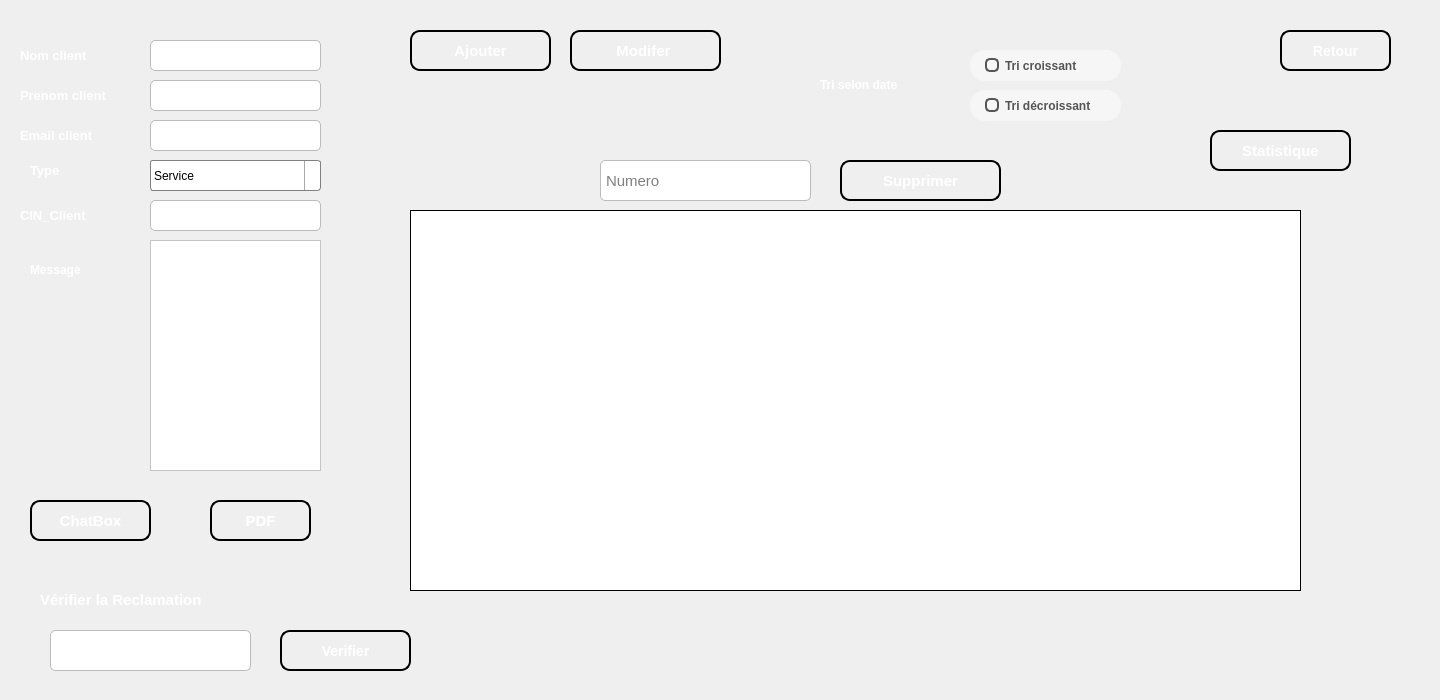
    <widget class="QWidget" name="page_6">
     <widget class="QLabel" name="label_30">
      <property name="geometry">
       <rect>
        <x>20</x>
        <y>40</y>
        <width>91</width>
        <height>31</height>
       </rect>
      </property>
      <property name="styleSheet">
       <string notr="true">background-color:rgba(0,0,0,0);
color: rgb(255, 255, 255);
border-color:rgba(0,0,0,0);</string>
      </property>
      <property name="text">
       <string>&lt;html&gt;&lt;head/&gt;&lt;body&gt;&lt;p&gt;&lt;span style=&quot; font-size:10pt; font-weight:600;&quot;&gt;Nom client&lt;/span&gt;&lt;/p&gt;&lt;/body&gt;&lt;/html&gt;</string>
      </property>
     </widget>
     <widget class="QLineEdit" name="lineEdit_email_client">
      <property name="geometry">
       <rect>
        <x>150</x>
        <y>120</y>
        <width>171</width>
        <height>31</height>
       </rect>
      </property>
      <property name="styleSheet">
       <string notr="true">QLineEdit {
    background-color: #FFFFFF;
    border: 1px solid #BBBBBB;
    border-radius: 5px;
    padding: 3px;
    font-size: 15px;
    font-family: &quot;Arial&quot;;
}

QLineEdit:focus {
    border: 2px solid #0000FF;
    background-color: #F0F0F0;
}</string>
      </property>
     </widget>
     <widget class="QLineEdit" name="lineEdit_nom_client">
      <property name="geometry">
       <rect>
        <x>150</x>
        <y>40</y>
        <width>171</width>
        <height>31</height>
       </rect>
      </property>
      <property name="styleSheet">
       <string notr="true">QLineEdit {
    background-color: #FFFFFF;
    border: 1px solid #BBBBBB;
    border-radius: 5px;
    padding: 3px;
    font-size: 15px;
    font-family: &quot;Arial&quot;;
}

QLineEdit:focus {
    border: 2px solid #0000FF;
    background-color: #F0F0F0;
}
</string>
      </property>
     </widget>
     <widget class="QPlainTextEdit" name="plainTextEdit">
      <property name="geometry">
       <rect>
        <x>150</x>
        <y>240</y>
        <width>171</width>
        <height>231</height>
       </rect>
      </property>
      <property name="styleSheet">
       <string notr="true">color: rgb(0, 0, 0);
background-color: rgb(255, 255, 255);</string>
      </property>
     </widget>
     <widget class="QLabel" name="label_32">
      <property name="geometry">
       <rect>
        <x>20</x>
        <y>80</y>
        <width>141</width>
        <height>31</height>
       </rect>
      </property>
      <property name="styleSheet">
       <string notr="true">background-color:rgba(0,0,0,0);
color: rgb(255, 255, 255);
border-color:rgba(0,0,0,0);</string>
      </property>
      <property name="text">
       <string>&lt;html&gt;&lt;head/&gt;&lt;body&gt;&lt;p&gt;&lt;span style=&quot; font-size:10pt; font-weight:600;&quot;&gt;Prenom client&lt;/span&gt;&lt;/p&gt;&lt;/body&gt;&lt;/html&gt;</string>
      </property>
     </widget>
     <widget class="QLabel" name="label_41">
      <property name="geometry">
       <rect>
        <x>20</x>
        <y>200</y>
        <width>101</width>
        <height>31</height>
       </rect>
      </property>
      <property name="styleSheet">
       <string notr="true">background-color:rgba(0,0,0,0);
color: rgb(255, 255, 255);
border-color:rgba(0,0,0,0);</string>
      </property>
      <property name="text">
       <string>&lt;html&gt;&lt;head/&gt;&lt;body&gt;&lt;p&gt;&lt;span style=&quot; font-size:10pt; font-weight:600;&quot;&gt;CIN_Client&lt;/span&gt;&lt;/p&gt;&lt;/body&gt;&lt;/html&gt;</string>
      </property>
     </widget>
     <widget class="QLabel" name="label_48">
      <property name="geometry">
       <rect>
        <x>30</x>
        <y>240</y>
        <width>81</width>
        <height>61</height>
       </rect>
      </property>
      <property name="styleSheet">
       <string notr="true">background-color:rgba(0,0,0,0);
font: 12pt &quot;MS Shell Dlg 2&quot;;
font: 75 8pt &quot;MS Shell Dlg 2&quot;;
font: 10pt &quot;MS Shell Dlg 2&quot;;
color: rgb(255, 255, 255);
border-color:rgba(0,0,0,0);</string>
      </property>
      <property name="text">
       <string>&lt;html&gt;&lt;head/&gt;&lt;body&gt;&lt;p&gt;&lt;span style=&quot; font-weight:600;&quot;&gt;Message&lt;/span&gt;&lt;/p&gt;&lt;/body&gt;&lt;/html&gt;</string>
      </property>
     </widget>
     <widget class="QLabel" name="label_31">
      <property name="geometry">
       <rect>
        <x>20</x>
        <y>120</y>
        <width>141</width>
        <height>31</height>
       </rect>
      </property>
      <property name="styleSheet">
       <string notr="true">background-color:rgba(0,0,0,0);
color: rgb(255, 255, 255);
border-color:rgba(0,0,0,0);</string>
      </property>
      <property name="text">
       <string>&lt;html&gt;&lt;head/&gt;&lt;body&gt;&lt;p&gt;&lt;span style=&quot; font-size:10pt; font-weight:600;&quot;&gt;Email client&lt;/span&gt;&lt;/p&gt;&lt;/body&gt;&lt;/html&gt;</string>
      </property>
     </widget>
     <widget class="QLineEdit" name="lineEdit_cin_client">
      <property name="geometry">
       <rect>
        <x>150</x>
        <y>200</y>
        <width>171</width>
        <height>31</height>
       </rect>
      </property>
      <property name="styleSheet">
       <string notr="true">QLineEdit {
    background-color: #FFFFFF;
    border: 1px solid #BBBBBB;
    border-radius: 5px;
    padding: 3px;
    font-size: 15px;
    font-family: &quot;Arial&quot;;
}

QLineEdit:focus {
    border: 2px solid #0000FF;
    background-color: #F0F0F0;
}</string>
      </property>
     </widget>
     <widget class="QLineEdit" name="lineEdit_prenom_client">
      <property name="geometry">
       <rect>
        <x>150</x>
        <y>80</y>
        <width>171</width>
        <height>31</height>
       </rect>
      </property>
      <property name="styleSheet">
       <string notr="true">QLineEdit {
    background-color: #FFFFFF;
    border: 1px solid #BBBBBB;
    border-radius: 5px;
    padding: 3px;
    font-size: 15px;
    font-family: &quot;Arial&quot;;
}

QLineEdit:focus {
    border: 2px solid #0000FF;
    background-color: #F0F0F0;
}</string>
      </property>
     </widget>
     <widget class="QComboBox" name="comboBox">
      <property name="geometry">
       <rect>
        <x>150</x>
        <y>160</y>
        <width>171</width>
        <height>31</height>
       </rect>
      </property>
      <property name="styleSheet">
       <string notr="true">QComboBox {
    border: 1px solid gray;
    border-radius: 3px;
    padding: 1px 18px 1px 3px;
    min-width: 6em;
}

QComboBox:editable {
    background: white;
}

QComboBox:!editable, QComboBox::drop-down:editable {
     background: qlineargradient(x1: 0, y1: 0, x2: 0, y2: 1,
                                 stop: 0 #E1E1E1, stop: 0.4 #DDDDDD,
                                 stop: 0.5 #D8D8D8, stop: 1.0 #D3D3D3);
}

/* QComboBox gets the &quot;on&quot; state when the popup is open */
QComboBox:!editable:on, QComboBox::drop-down:editable:on {
    background: qlineargradient(x1: 0, y1: 0, x2: 0, y2: 1,
                                stop: 0 #D3D3D3, stop: 0.4 #D8D8D8,
                                stop: 0.5 #DDDDDD, stop: 1.0 #E1E1E1);
}

QComboBox:on { /* shift the text when the popup opens */
    padding-top: 3px;
    padding-left: 4px;
}

QComboBox::drop-down {
    subcontrol-origin: padding;
    subcontrol-position: top right;
    width: 15px;

    border-left-width: 1px;
    border-left-color: darkgray;
    border-left-style: solid; /* just a single line */
    border-top-right-radius: 3px; /* same radius as the QComboBox */
    border-bottom-right-radius: 3px;
}

QComboBox::down-arrow {
    image: url(/usr/share/icons/crystalsvg/16x16/actions/1downarrow.png);
}

QComboBox::down-arrow:on { /* shift the arrow when popup is open */
    top: 1px;
    left: 1px;
}</string>
      </property>
      <item>
       <property name="text">
        <string>Service</string>
       </property>
      </item>
      <item>
       <property name="text">
        <string>Qualite</string>
       </property>
      </item>
      <item>
       <property name="text">
        <string>Prix</string>
       </property>
      </item>
      <item>
       <property name="text">
        <string>Autres</string>
       </property>
      </item>
     </widget>
     <widget class="QLabel" name="label_35">
      <property name="geometry">
       <rect>
        <x>30</x>
        <y>150</y>
        <width>51</width>
        <height>41</height>
       </rect>
      </property>
      <property name="styleSheet">
       <string notr="true">background-color:rgba(0,0,0,0);
color: rgb(255, 255, 255);
border-color:rgba(0,0,0,0);</string>
      </property>
      <property name="text">
       <string>&lt;html&gt;&lt;head/&gt;&lt;body&gt;&lt;p&gt;&lt;span style=&quot; font-size:10pt; font-weight:600;&quot;&gt;Type&lt;/span&gt;&lt;/p&gt;&lt;/body&gt;&lt;/html&gt;</string>
      </property>
     </widget>
     <widget class="QPushButton" name="boutton_supprimer_reclamation">
      <property name="geometry">
       <rect>
        <x>840</x>
        <y>160</y>
        <width>161</width>
        <height>41</height>
       </rect>
      </property>
      <property name="styleSheet">
       <string notr="true">QPushButton {
    background: qlineargradient(x1: 0, y1: 0, x2: 0, y2: 1,
                                stop: 0 #1c3087, stop: 1 #1c3087);
    border: 2px solid #000000;
    border-radius: 10px;
    padding: 10px;
    color: white;
    font-size: 15px;
    font-weight: bold;
    text-align: center;
}

QPushButton:hover {
    background: qlineargradient(x1: 0, y1: 0, x2: 0, y2: 1,
                                stop: 0 #bd9a06, stop: 1 #deb60d);
    cursor: pointer;
    box-shadow: 0px 0px 5px #004040;
}

QPushButton:pressed {
    background: qlineargradient(x1: 0, y1: 0, x2: 0, y2: 1,
                                stop: 0 #004080, stop: 1 #002040);
}</string>
      </property>
      <property name="text">
       <string>Supprimer</string>
      </property>
      <property name="icon">
       <iconset>
        <normaloff>../image QT/6467134.png</normaloff>../image QT/6467134.png</iconset>
      </property>
      <property name="iconSize">
       <size>
        <width>30</width>
        <height>25</height>
       </size>
      </property>
     </widget>
     <widget class="QPushButton" name="boutton_chatbox">
      <property name="geometry">
       <rect>
        <x>30</x>
        <y>500</y>
        <width>121</width>
        <height>41</height>
       </rect>
      </property>
      <property name="styleSheet">
       <string notr="true">QPushButton {
    background: qlineargradient(x1: 0, y1: 0, x2: 0, y2: 1,
                                stop: 0 #1c3087, stop: 1 #1c3087);
    border: 2px solid #000000;
    border-radius: 10px;
    padding: 10px;
    color: white;
    font-size: 15px;
    font-weight: bold;
    text-align: center;
}

QPushButton:hover {
    background: qlineargradient(x1: 0, y1: 0, x2: 0, y2: 1,
                                stop: 0 #bd9a06, stop: 1 #deb60d);
    cursor: pointer;
    box-shadow: 0px 0px 5px #004040;
}

QPushButton:pressed {
    background: qlineargradient(x1: 0, y1: 0, x2: 0, y2: 1,
                                stop: 0 #004080, stop: 1 #002040);
}</string>
      </property>
      <property name="text">
       <string>ChatBox</string>
      </property>
      <property name="icon">
       <iconset>
        <normaloff>../image QT/2899298.png</normaloff>../image QT/2899298.png</iconset>
      </property>
      <property name="iconSize">
       <size>
        <width>30</width>
        <height>25</height>
       </size>
      </property>
     </widget>
     <widget class="QTableView" name="tableView_reclamation">
      <property name="geometry">
       <rect>
        <x>410</x>
        <y>210</y>
        <width>891</width>
        <height>381</height>
       </rect>
      </property>
      <property name="styleSheet">
       <string notr="true">QTableView {
    background-color: white;
    border: 1px solid black;
    font-size: 14px;
    selection-background-color: blue; /* set selection background color to blue */
}

QHeaderView::section {
    background-color: white;
    color: black;
    font-weight: bold;
    padding: 5px;
    text-align: left;
    height: 40px;
}

QTableView::item {
    border-bottom: 1px solid black;
    padding: 5px;
}</string>
      </property>
     </widget>
     <widget class="QRadioButton" name="radioButton_tri_croissant_reclamation">
      <property name="geometry">
       <rect>
        <x>970</x>
        <y>50</y>
        <width>161</width>
        <height>41</height>
       </rect>
      </property>
      <property name="styleSheet">
       <string notr="true">QRadioButton {
  border: none;
  color: #555555;
  font-weight: bold;
  padding: 6px 15px;
  border-radius: 15px;
  background-color: #f6f6f6;
  margin-right: 10px;
  margin-bottom: 10px;
}

QRadioButton::indicator {
  width: 10px;
  height: 10px;
  border: 2px solid #555555;
  border-radius: 5px;
  background-color: #f6f6f6;
}

QRadioButton::indicator:checked {
  background-color: #555555;
}</string>
      </property>
      <property name="text">
       <string>Tri croissant</string>
      </property>
     </widget>
     <widget class="QRadioButton" name="radioButton_tri_decroissant_reclamation">
      <property name="geometry">
       <rect>
        <x>970</x>
        <y>90</y>
        <width>161</width>
        <height>41</height>
       </rect>
      </property>
      <property name="styleSheet">
       <string notr="true">QRadioButton {
  border: none;
  color: #555555;
  font-weight: bold;
  padding: 6px 15px;
  border-radius: 15px;
  background-color: #f6f6f6;
  margin-right: 10px;
  margin-bottom: 10px;
}

QRadioButton::indicator {
  width: 10px;
  height: 10px;
  border: 2px solid #555555;
  border-radius: 5px;
  background-color: #f6f6f6;
}

QRadioButton::indicator:checked {
  background-color: #555555;
}</string>
      </property>
      <property name="text">
       <string>Tri décroissant</string>
      </property>
     </widget>
     <widget class="QPushButton" name="pushButton_28">
      <property name="geometry">
       <rect>
        <x>1210</x>
        <y>130</y>
        <width>141</width>
        <height>41</height>
       </rect>
      </property>
      <property name="styleSheet">
       <string notr="true">QPushButton {
    background: qlineargradient(x1: 0, y1: 0, x2: 0, y2: 1,
                                stop: 0 #1c3087, stop: 1 #1c3087);
    border: 2px solid #000000;
    border-radius: 10px;
    padding: 10px;
    color: white;
    font-size: 15px;
    font-weight: bold;
    text-align: center;
}

QPushButton:hover {
    background: qlineargradient(x1: 0, y1: 0, x2: 0, y2: 1,
                                stop: 0 #bd9a06, stop: 1 #deb60d);
    cursor: pointer;
    box-shadow: 0px 0px 5px #004040;
}

QPushButton:pressed {
    background: qlineargradient(x1: 0, y1: 0, x2: 0, y2: 1,
                                stop: 0 #004080, stop: 1 #002040);
}</string>
      </property>
      <property name="text">
       <string>Statistique</string>
      </property>
      <property name="icon">
       <iconset>
        <normaloff>../image QT/4252963.png</normaloff>../image QT/4252963.png</iconset>
      </property>
      <property name="iconSize">
       <size>
        <width>30</width>
        <height>25</height>
       </size>
      </property>
     </widget>
     <widget class="QPushButton" name="boutton_retour_reclamation">
      <property name="geometry">
       <rect>
        <x>1280</x>
        <y>30</y>
        <width>111</width>
        <height>41</height>
       </rect>
      </property>
      <property name="styleSheet">
       <string notr="true">QPushButton {
    background: qlineargradient(x1: 0, y1: 0, x2: 0, y2: 1,
                                stop: 0 #04c8d6, stop: 1 #04c8d6);
    border: 2px solid #000000;
    border-radius: 10px;
    padding: 10px;
	
	
    color: white;
    font-size: 14px;
    font-weight: bold;
    text-align: center;
}

QPushButton:hover {
    background: qlineargradient(x1: 0, y1: 0, x2: 0, y2: 1,
                                stop: 0 #50faf7, stop: 1 #50faf7);
    cursor: pointer;
    box-shadow: 0px 0px 5px #004040;
}

QPushButton:pressed {
    background: qlineargradient(x1: 0, y1: 0, x2: 0, y2: 1,
                                stop: 0 #004080, stop: 1 #002040);
}</string>
      </property>
      <property name="text">
       <string>Retour</string>
      </property>
      <property name="icon">
       <iconset>
        <normaloff>../image QT/122637.png</normaloff>../image QT/122637.png</iconset>
      </property>
      <property name="iconSize">
       <size>
        <width>30</width>
        <height>25</height>
       </size>
      </property>
     </widget>
     <widget class="QPushButton" name="pushButton_27">
      <property name="geometry">
       <rect>
        <x>210</x>
        <y>500</y>
        <width>101</width>
        <height>41</height>
       </rect>
      </property>
      <property name="styleSheet">
       <string notr="true">QPushButton {
    background: qlineargradient(x1: 0, y1: 0, x2: 0, y2: 1,
                                stop: 0 #1c3087, stop: 1 #1c3087);
    border: 2px solid #000000;
    border-radius: 10px;
    padding: 10px;
    color: white;
    font-size: 15px;
    font-weight: bold;
    text-align: center;
}

QPushButton:hover {
    background: qlineargradient(x1: 0, y1: 0, x2: 0, y2: 1,
                                stop: 0 #bd9a06, stop: 1 #deb60d);
    cursor: pointer;
    box-shadow: 0px 0px 5px #004040;
}

QPushButton:pressed {
    background: qlineargradient(x1: 0, y1: 0, x2: 0, y2: 1,
                                stop: 0 #004080, stop: 1 #002040);
}</string>
      </property>
      <property name="text">
       <string>PDF</string>
      </property>
      <property name="icon">
       <iconset>
        <normaloff>../image QT/PDF_file_icon.svg.png</normaloff>../image QT/PDF_file_icon.svg.png</iconset>
      </property>
      <property name="iconSize">
       <size>
        <width>30</width>
        <height>25</height>
       </size>
      </property>
     </widget>
     <widget class="QPushButton" name="boutton_ajout_reclamation">
      <property name="geometry">
       <rect>
        <x>410</x>
        <y>30</y>
        <width>141</width>
        <height>41</height>
       </rect>
      </property>
      <property name="styleSheet">
       <string notr="true">QPushButton {
    background: qlineargradient(x1: 0, y1: 0, x2: 0, y2: 1,
                                stop: 0 #1c3087, stop: 1 #1c3087);
    border: 2px solid #000000;
    border-radius: 10px;
    padding: 10px;
    color: white;
    font-size: 15px;
    font-weight: bold;
    text-align: center;
}

QPushButton:hover {
    background: qlineargradient(x1: 0, y1: 0, x2: 0, y2: 1,
                                stop: 0 #bd9a06, stop: 1 #deb60d);
    cursor: pointer;
    box-shadow: 0px 0px 5px #004040;
}

QPushButton:pressed {
    background: qlineargradient(x1: 0, y1: 0, x2: 0, y2: 1,
                                stop: 0 #004080, stop: 1 #002040);
}</string>
      </property>
      <property name="text">
       <string>Ajouter</string>
      </property>
      <property name="icon">
       <iconset>
        <normaloff>../image QT/992651.png</normaloff>../image QT/992651.png</iconset>
      </property>
      <property name="iconSize">
       <size>
        <width>30</width>
        <height>20</height>
       </size>
      </property>
     </widget>
     <widget class="QLabel" name="label_40">
      <property name="geometry">
       <rect>
        <x>820</x>
        <y>70</y>
        <width>121</width>
        <height>31</height>
       </rect>
      </property>
      <property name="styleSheet">
       <string notr="true">background-color:rgba(0,0,0,0);
color: rgb(255, 255, 255);
border-color:rgba(0,0,0,0);</string>
      </property>
      <property name="text">
       <string>&lt;html&gt;&lt;head/&gt;&lt;body&gt;&lt;p&gt;&lt;span style=&quot; font-size:9pt; font-weight:600;&quot;&gt;Tri selon date&lt;/span&gt;&lt;/p&gt;&lt;/body&gt;&lt;/html&gt;</string>
      </property>
     </widget>
     <widget class="QLineEdit" name="lineEdit_rechercher_supprimer_reclamation">
      <property name="geometry">
       <rect>
        <x>600</x>
        <y>160</y>
        <width>211</width>
        <height>41</height>
       </rect>
      </property>
      <property name="styleSheet">
       <string notr="true">QLineEdit {
    background-color: #FFFFFF;
    border: 1px solid #BBBBBB;
    border-radius: 5px;
    padding: 3px;
    font-size: 15px;
    font-family: &quot;Arial&quot;;
}

QLineEdit:focus {
    border: 2px solid #0000FF;
    background-color: #F0F0F0;
}</string>
      </property>
      <property name="inputMask">
       <string/>
      </property>
      <property name="text">
       <string/>
      </property>
      <property name="placeholderText">
       <string>Numero </string>
      </property>
     </widget>
     <widget class="QPushButton" name="boutton_modifier_reclamation">
      <property name="geometry">
       <rect>
        <x>570</x>
        <y>30</y>
        <width>151</width>
        <height>41</height>
       </rect>
      </property>
      <property name="styleSheet">
       <string notr="true">QPushButton {
    background: qlineargradient(x1: 0, y1: 0, x2: 0, y2: 1,
                                stop: 0 #1c3087, stop: 1 #1c3087);
    border: 2px solid #000000;
    border-radius: 10px;
    padding: 10px;
    color: white;
    font-size: 15px;
    font-weight: bold;
    text-align: center;
}

QPushButton:hover {
    background: qlineargradient(x1: 0, y1: 0, x2: 0, y2: 1,
                                stop: 0 #bd9a06, stop: 1 #deb60d);
    cursor: pointer;
    box-shadow: 0px 0px 5px #004040;
}

QPushButton:pressed {
    background: qlineargradient(x1: 0, y1: 0, x2: 0, y2: 1,
                                stop: 0 #004080, stop: 1 #002040);
}</string>
      </property>
      <property name="text">
       <string>Modifer </string>
      </property>
      <property name="icon">
       <iconset>
        <normaloff>../image QT/2040995.png</normaloff>../image QT/2040995.png</iconset>
      </property>
      <property name="iconSize">
       <size>
        <width>25</width>
        <height>25</height>
       </size>
      </property>
     </widget>
     <widget class="QLineEdit" name="lineEdit_numero_arduino">
      <property name="geometry">
       <rect>
        <x>50</x>
        <y>630</y>
        <width>201</width>
        <height>41</height>
       </rect>
      </property>
      <property name="styleSheet">
       <string notr="true">QLineEdit {
    background-color: #FFFFFF;
    border: 1px solid #BBBBBB;
    border-radius: 5px;
    padding: 3px;
    font-size: 15px;
    font-family: &quot;Arial&quot;;
}

QLineEdit:focus {
    border: 2px solid #0000FF;
    background-color: #F0F0F0;
}</string>
      </property>
     </widget>
     <widget class="QLabel" name="label_55">
      <property name="geometry">
       <rect>
        <x>40</x>
        <y>570</y>
        <width>241</width>
        <height>61</height>
       </rect>
      </property>
      <property name="styleSheet">
       <string notr="true">background-color:rgba(0,0,0,0);
font: 14pt &quot;MS Shell Dlg 2&quot;;
color: rgb(255, 255, 255);
border-color:rgba(0,0,0,0);</string>
      </property>
      <property name="text">
       <string>&lt;html&gt;&lt;head/&gt;&lt;body&gt;&lt;p&gt;&lt;span style=&quot; font-size:11pt; font-weight:600;&quot;&gt;Vérifier la Reclamation&lt;/span&gt;&lt;/p&gt;&lt;/body&gt;&lt;/html&gt;</string>
      </property>
     </widget>
     <widget class="QPushButton" name="verifier_reclamation">
      <property name="geometry">
       <rect>
        <x>280</x>
        <y>630</y>
        <width>131</width>
        <height>41</height>
       </rect>
      </property>
      <property name="styleSheet">
       <string notr="true">QPushButton {
    background: qlineargradient(x1: 0, y1: 0, x2: 0, y2: 1,
                                stop: 0 #04c8d6, stop: 1 #04c8d6);
    border: 2px solid #000000;
    border-radius: 10px;
    padding: 10px;
	
	
    color: white;
    font-size: 14px;
    font-weight: bold;
    text-align: center;
}

QPushButton:hover {
    background: qlineargradient(x1: 0, y1: 0, x2: 0, y2: 1,
                                stop: 0 #50faf7, stop: 1 #50faf7);
    cursor: pointer;
    box-shadow: 0px 0px 5px #004040;
}

QPushButton:pressed {
    background: qlineargradient(x1: 0, y1: 0, x2: 0, y2: 1,
                                stop: 0 #004080, stop: 1 #002040);
}</string>
      </property>
      <property name="text">
       <string>Verifier</string>
      </property>
      <property name="icon">
       <iconset>
        <normaloff>../image QT/5610944.png</normaloff>../image QT/5610944.png</iconset>
      </property>
      <property name="iconSize">
       <size>
        <width>30</width>
        <height>25</height>
       </size>
      </property>
     </widget>
     <widget class="QLabel" name="label_63">
      <property name="geometry">
       <rect>
        <x>0</x>
        <y>0</y>
        <width>1431</width>
        <height>691</height>
       </rect>
      </property>
      <property name="text">
       <string/>
      </property>
      <property name="pixmap">
       <pixmap>../image QT/Screenshot_1.png</pixmap>
      </property>
     </widget>
     <zorder>label_63</zorder>
     <zorder>label_30</zorder>
     <zorder>lineEdit_email_client</zorder>
     <zorder>lineEdit_nom_client</zorder>
     <zorder>plainTextEdit</zorder>
     <zorder>label_32</zorder>
     <zorder>label_41</zorder>
     <zorder>label_48</zorder>
     <zorder>label_31</zorder>
     <zorder>lineEdit_cin_client</zorder>
     <zorder>lineEdit_prenom_client</zorder>
     <zorder>comboBox</zorder>
     <zorder>label_35</zorder>
     <zorder>boutton_supprimer_reclamation</zorder>
     <zorder>boutton_chatbox</zorder>
     <zorder>tableView_reclamation</zorder>
     <zorder>radioButton_tri_croissant_reclamation</zorder>
     <zorder>radioButton_tri_decroissant_reclamation</zorder>
     <zorder>pushButton_28</zorder>
     <zorder>boutton_retour_reclamation</zorder>
     <zorder>pushButton_27</zorder>
     <zorder>boutton_ajout_reclamation</zorder>
     <zorder>label_40</zorder>
     <zorder>lineEdit_rechercher_supprimer_reclamation</zorder>
     <zorder>boutton_modifier_reclamation</zorder>
     <zorder>lineEdit_numero_arduino</zorder>
     <zorder>label_55</zorder>
     <zorder>verifier_reclamation</zorder>
    </widget>
